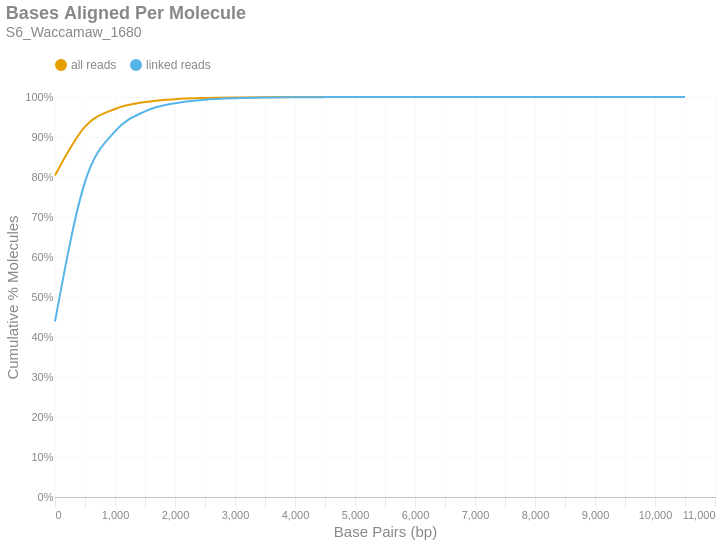

Notebook source saved alongside this figure:
### Markdown cell above
### Bases Aligned Per Molecule
This is a cumulative frequency distribution showing the number of base pairs aligned per unique molecule. These data are shown in 500 bp bins. There are two distributions: one with `all reads` (yellow) and another with only `linked reads` (blue). The percent of molecules in the `linked reads` distribution is relative to the total number of linked molecules.

### Code cell
if SKIPLR:
    print_html(f"Skipped")
else:
    binned_df = consolidated_hist(valids['aligned_bp'], mask, 500, True)
    with SafeRender(binned_df):
        (
            density_plot(binned_df, 'Bases Aligned Per Molecule', samplename, 'basesper')
            .encode(
                x=alt.X('bin:Q', title="Base Pairs (bp)").axis(tickMinStep=500).scale(padding=0),
                y=alt.Y('value:Q', title='Cumulative % Molecules')
                    .axis(format='%')
                    .scale(domain = [0,1])
                    .stack(False),
                color=alt.Color("key:N").scale(domain = ["all reads", "linked reads"]),
                tooltip = [
                    alt.Tooltip("key:N", title = "Data Type"),
                    alt.Tooltip("range_label:N", title="Bases Aligned Per Molecule"),
                    alt.Tooltip("value:Q", format = ".2%", title="% Molecules (Cum.)")
                ]
            )
        ).display()

### Figure 1 — Vega-Lite specification as saved in the notebook (floating-point values rounded to 4 significant figures)
{"width": "container", "height": 400, "config": {"title": {"anchor": "start", "dy": -15, "fontSize": 18, "color": "#888888", "subtitleColor": "#888888", "subtitleFontSize": 14}, "arc": {"fill": "#0072B2"}, "axis": {"domainColor": "#888888", "domainWidth": 0.5, "gridWidth": 0.2, "grid": false, "titleFontWeight": 400, "titleFontSize": 15, "labelFontSize": 11, "labelColor": "#888888", "tickColor": "#888888", "tickWidth": 0.2, "titleColor": "#888888"}, "axisBand": {"grid": false}, "axisX": {"grid": true, "tickSize": 10, "domainCap": "round"}, "axisY": {"domain": false, "grid": true, "tickSize": 0, "domainCap": "round"}, "background": "transparent", "header": {"labelFontSize": 15, "labelColor": "#888888", "titleFontSize": 15, "titleFontWeight": 600, "titleColor": "#888888"}, "legend": {"labelFont": "sans-serif", "labelFontSize": 12, "labelColor": "#888888", "symbolSize": 100, "symbolType": "circle", "titleFontSize": 12, "titlePadding": 10, "titleColor": "#888888", "title": null, "orient": "top"}, "range": {"category": ["#E69F00", "#56B4E9", "#009E73", "#F0E442", "#0072B2", "#D55E00", "#CC79A7", "#000000"], "diverging": ["#cfe8f3", "#a2d4ec", "#73bfe2", "#46abdb", "#1696d2", "#12719e"]}, "area": {"fill": "#0072B2", "fillOpacity": 0.7, "line": true, "strokeOpacity": 0.7}, "line": {"color": "#0072B2", "stroke": "#0072B2", "strokeWidth": 2}, "trail": {"color": "#0072B2", "stroke": "#0072B2", "strokeWidth": 0, "size": 1}, "point": {"filled": true, "fillOpacity": 1.0, "size": 95}, "text": {"color": "#888888", "fontSize": 11, "align": "right", "fontWeight": 400, "size": 11}, "bar": {"fill": "#0072B2", "stroke": null}, "view": {"stroke": null, "continuousWidth": 660, "continuousHeight": 400}}, "data": {"name": "data-414038d55a0a155a8bb5419bc5a989f5"}, "mark": {"type": "line", "interpolate": "monotone", "point": {"opacity": 0, "size": 275}}, "encoding": {"color": {"field": "key", "scale": {"domain": ["all reads", "linked reads"]}, "type": "nominal"}, "tooltip": [{"field": "key", "title": "Data Type", "type": "nominal"}, {"field": "range_label", "title": "Bases Aligned Per Molecule", "type": "nominal"}, {"field": "value", "format": ".2%", "title": "% Molecules (Cum.)", "type": "quantitative"}], "x": {"axis": {"tickMinStep": 500}, "field": "bin", "scale": {"padding": 0}, "title": "Base Pairs (bp)", "type": "quantitative"}, "y": {"axis": {"format": "%"}, "field": "value", "scale": {"domain": [0, 1]}, "stack": false, "title": "Cumulative % Molecules", "type": "quantitative"}}, "params": [{"name": "param_c36ac31b6afebe62", "select": {"type": "point", "fields": ["key"]}, "bind": "legend"}], "title": {"text": "Bases Aligned Per Molecule", "subtitle": "S6_Waccamaw_1680"}, "transform": [{"fold": ["all reads (cumsum)", "linked reads (cumsum)"]}, {"calculate": "replace(datum.key, ' (cumsum)', '')", "as": "key"}, {"filter": {"param": "param_c36ac31b6afebe62"}}], "usermeta": {"embedOptions": {"downloadFileName": "S6_Waccamaw_1680.basesper"}}, "$schema": "https://vega.github.io/schema/vega-lite/v6.1.0.json", "datasets": {"data-414038d55a0a155a8bb5419bc5a989f5": [{"bin": "0.0", "interval": "0.0-500.0", "all reads": 0.8036, "linked reads": 0.4387, "all reads (cumsum)": 0.8036, "linked reads (cumsum)": 0.4387, "range_label": "0-499"}, {"bin": "500.0", "interval": "500.0-1000.0", "all reads": 0.1222, "linked reads": 0.3491, "all reads (cumsum)": 0.9258, "linked reads (cumsum)": 0.7878, "range_label": "500-999"}, {"bin": "1000.0", "interval": "1000.0-1500.0", "all reads": 0.0442, "linked reads": 0.1265, "all reads (cumsum)": 0.97, "linked reads (cumsum)": 0.9142, "range_label": "1000-1499"}, {"bin": "1500.0", "interval": "1500.0-2000.0", "all reads": 0.01745, "linked reads": 0.04993, "all reads (cumsum)": 0.9875, "linked reads (cumsum)": 0.9642, "range_label": "1500-1999"}, {"bin": "2000.0", "interval": "2000.0-2500.0", "all reads": 0.007113, "linked reads": 0.02035, "all reads (cumsum)": 0.9946, "linked reads (cumsum)": 0.9845, "range_label": "2000-2499"}, {"bin": "2500.0", "interval": "2500.0-3000.0", "all reads": 0.003043, "linked reads": 0.008707, "all reads (cumsum)": 0.9976, "linked reads (cumsum)": 0.9932, "range_label": "2500-2999"}, {"bin": "3000.0", "interval": "3000.0-3500.0", "all reads": 0.001298, "linked reads": 0.003715, "all reads (cumsum)": 0.9989, "linked reads (cumsum)": 0.997, "range_label": "3000-3499"}, {"bin": "3500.0", "interval": "3500.0-4000.0", "all reads": 0.0005748, "linked reads": 0.001645, "all reads (cumsum)": 0.9995, "linked reads (cumsum)": 0.9986, "range_label": "3500-3999"}, {"bin": "4000.0", "interval": "4000.0-4500.0", "all reads": 0.0002661, "linked reads": 0.0007614, "all reads (cumsum)": 0.9998, "linked reads (cumsum)": 0.9994, "range_label": "4000-4499"}, {"bin": "4500.0", "interval": "4500.0-5000.0", "all reads": 0.0001155, "linked reads": 0.0003304, "all reads (cumsum)": 0.9999, "linked reads (cumsum)": 0.9997, "range_label": "4500-4999"}, {"bin": "5000.0", "interval": "5000.0-5500.0", "all reads": 5.368e-05, "linked reads": 0.0001536, "all reads (cumsum)": 0.9999, "linked reads (cumsum)": 0.9998, "range_label": "5000-5499"}, {"bin": "5500.0", "interval": "5500.0-6000.0", "all reads": 2.634e-05, "linked reads": 7.538e-05, "all reads (cumsum)": 1.0, "linked reads (cumsum)": 0.9999, "range_label": "5500-5999"}, {"bin": "6000.0", "interval": "6000.0-6500.0", "all reads": 1.508e-05, "linked reads": 4.314e-05, "all reads (cumsum)": 1.0, "linked reads (cumsum)": 1.0, "range_label": "6000-6499"}, {"bin": "6500.0", "interval": "6500.0-7000.0", "all reads": 6.296e-06, "linked reads": 1.802e-05, "all reads (cumsum)": 1.0, "linked reads (cumsum)": 1.0, "range_label": "6500-6999"}, {"bin": "7000.0", "interval": "7000.0-7500.0", "all reads": 4.308e-06, "linked reads": 1.233e-05, "all reads (cumsum)": 1.0, "linked reads (cumsum)": 1.0, "range_label": "7000-7499"}, {"bin": "7500.0", "interval": "7500.0-8000.0", "all reads": 1.823e-06, "linked reads": 5.215e-06, "all reads (cumsum)": 1.0, "linked reads (cumsum)": 1.0, "range_label": "7500-7999"}, {"bin": "8000.0", "interval": "8000.0-8500.0", "all reads": 9.941e-07, "linked reads": 2.845e-06, "all reads (cumsum)": 1.0, "linked reads (cumsum)": 1.0, "range_label": "8000-8499"}, {"bin": "8500.0", "interval": "8500.0-9000.0", "all reads": 1.657e-07, "linked reads": 4.741e-07, "all reads (cumsum)": 1.0, "linked reads (cumsum)": 1.0, "range_label": "8500-8999"}, {"bin": "9000.0", "interval": "9000.0-9500.0", "all reads": 3.314e-07, "linked reads": 9.482e-07, "all reads (cumsum)": 1.0, "linked reads (cumsum)": 1.0, "range_label": "9000-9499"}, {"bin": "9500.0", "interval": "9500.0-10000.0", "all reads": 0.0, "linked reads": 0.0, "all reads (cumsum)": 1.0, "linked reads (cumsum)": 1.0, "range_label": "9500-9999"}, {"bin": "10000.0", "interval": "10000.0-10500.0", "all reads": 0.0, "linked reads": 0.0, "all reads (cumsum)": 1.0, "linked reads (cumsum)": 1.0, "range_label": "10000-10499"}, {"bin": "10500.0", "interval": "10500.0-11000.0", "all reads": 1.657e-07, "linked reads": 4.741e-07, "all reads (cumsum)": 1.0, "linked reads (cumsum)": 1.0, "range_label": "10500-10999"}]}}
